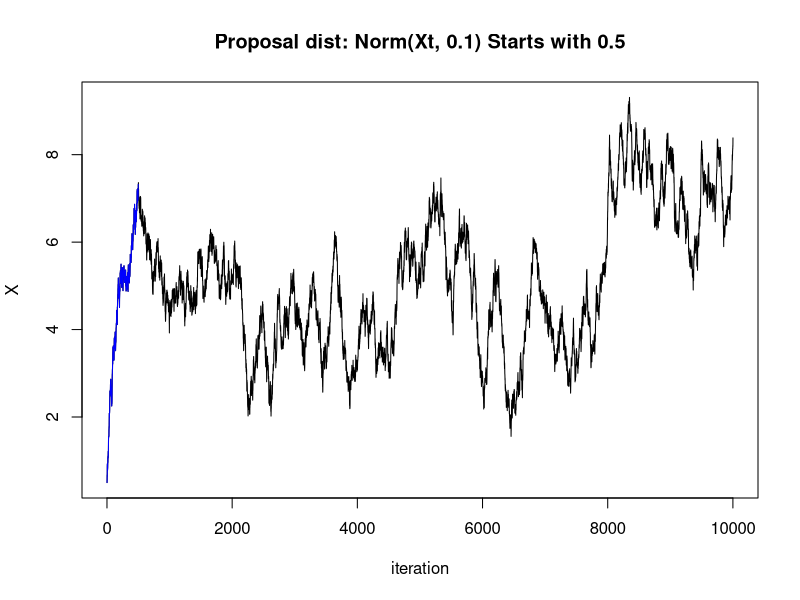
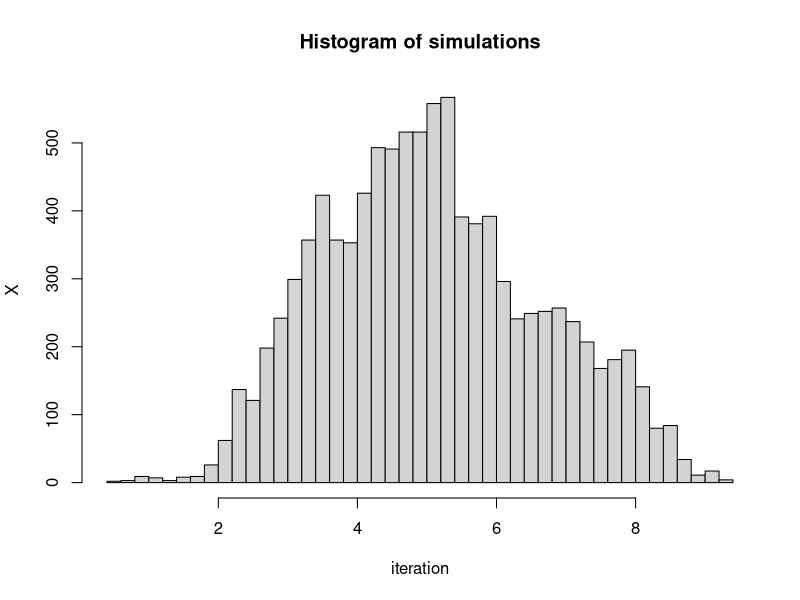
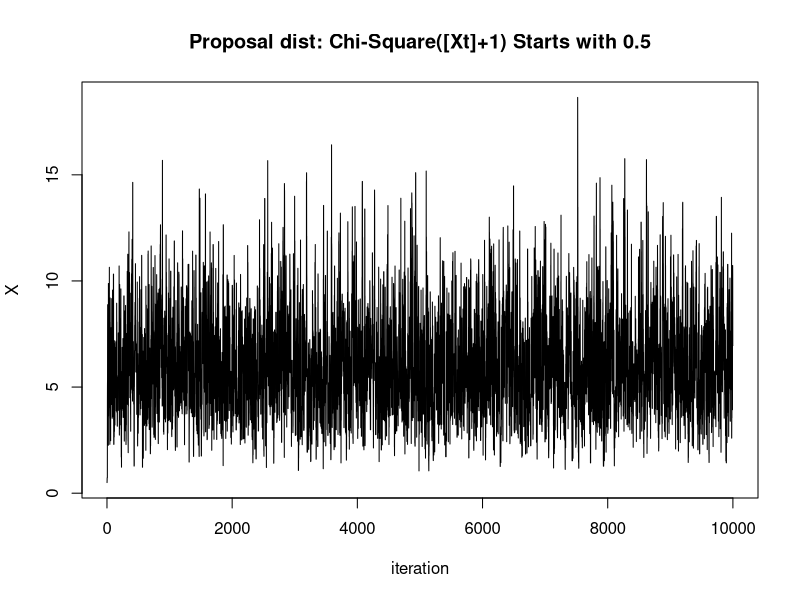
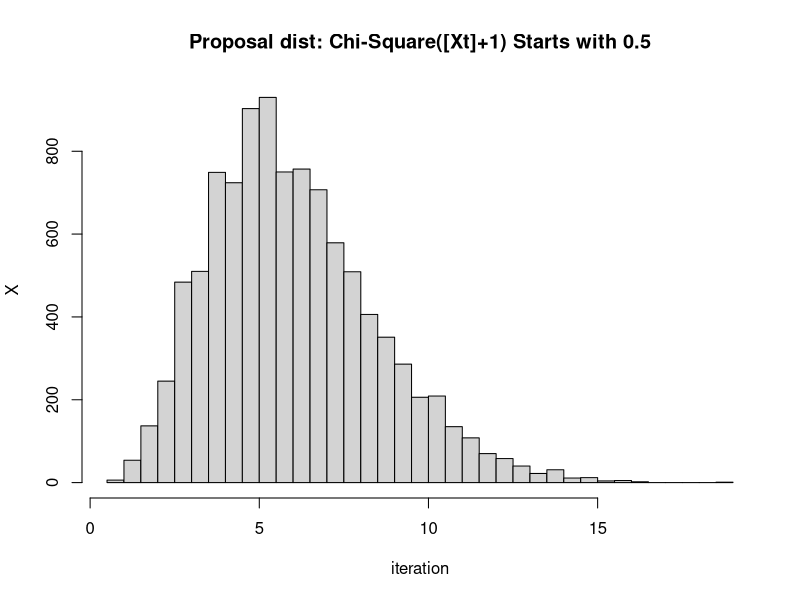
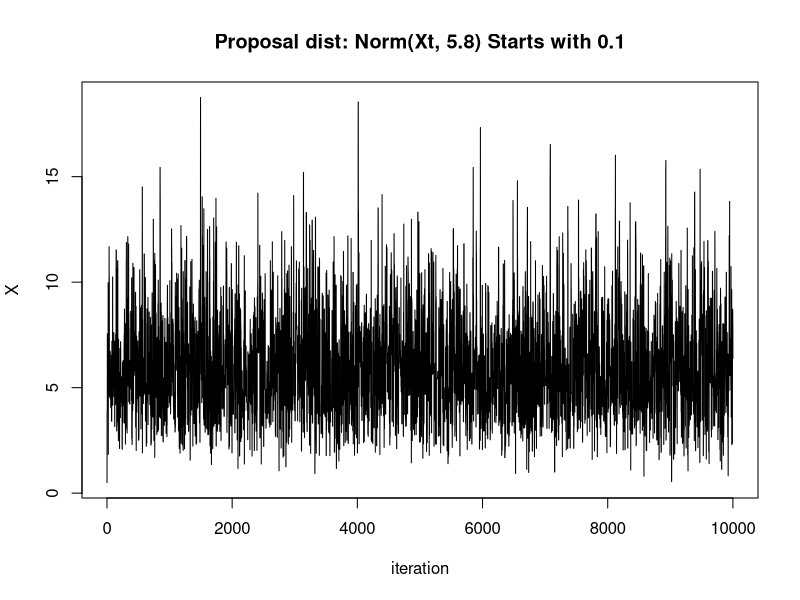
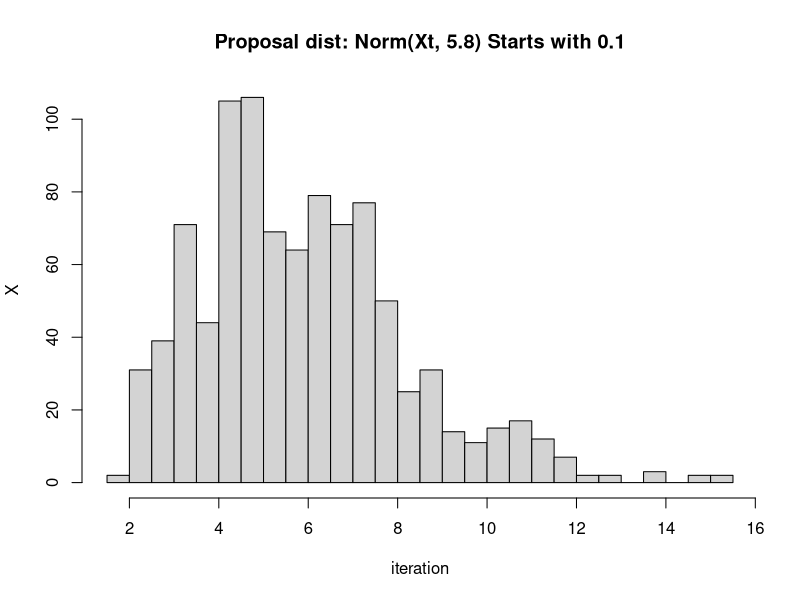
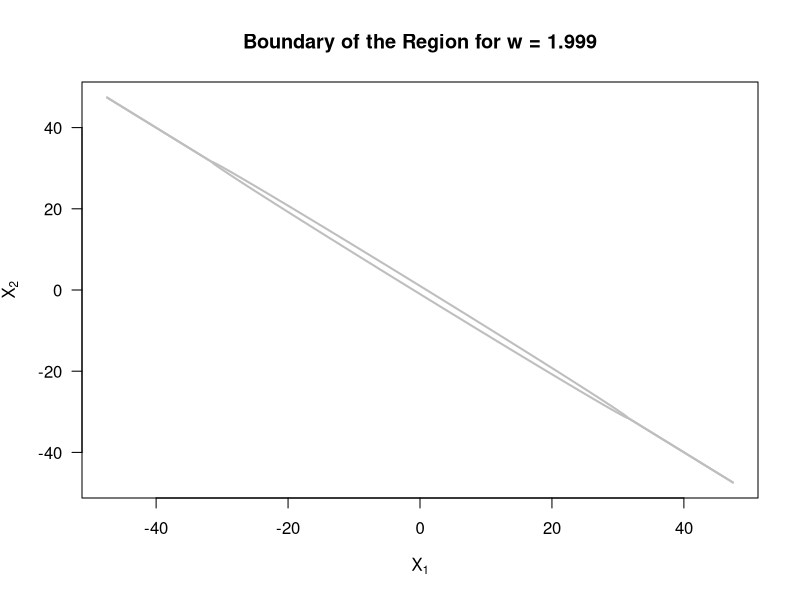
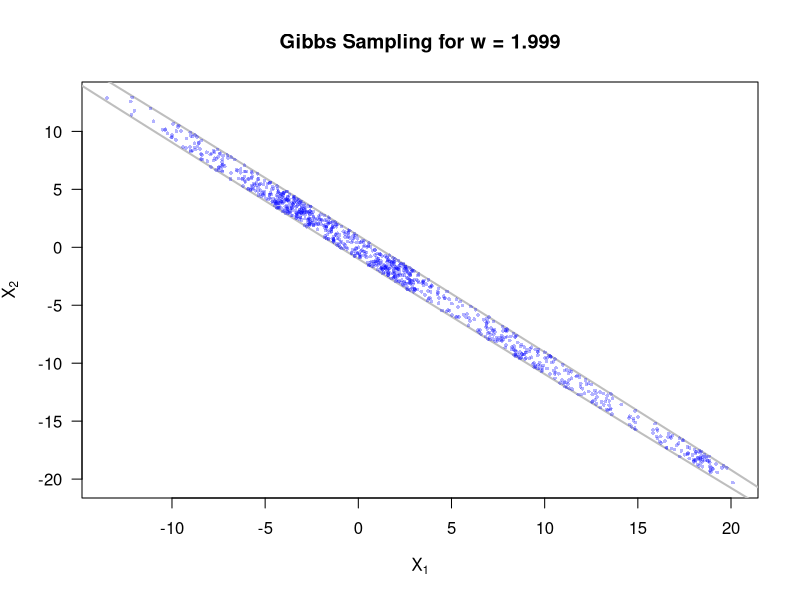

Recreate these plots in R, in order.
## ---- chunk 1
target = function(x){
  return(120*exp(-x)*x**5)
}

proposal = function(x, mu){
  dev = 0.1
  return(exp(-(x-mu)**2/(2*dev**2))/(sqrt(2*pi)*dev))
}

MH_norm = function(x0, n, dev=0.1){
  set.seed(12345)
  reject = 0
  x = rep(0, n+1)
  x[1] = x0
  for(t in 1:n){
    # sample from proposal 
    # proposal distribution is sysmmetric
    x_star = rnorm(1,x[t], dev)
    R = target(x_star)/target(x[t])
    u = runif(1)
    if(u < R) x[t+1] = x_star
    else{
      x[t+1] = x[t]
      reject = reject + 1
    }
  }
  
  return (list(c(1:(n+1)), x, reject*100/n))
}

MH_chi = function(x0, n){
  set.seed(12345)
  reject = 0
  x = rep(0, n+1)
  x[1] = x0
  for(t in 1:n){
    # sample from proposal 
    # proposal distribution is not sysmmetric
    # Ratio Target required
    # Ratio Proposal required
    x_star =rchisq(1, floor(x[t])+1)
    Rt = target(x_star)/target(x[t])
    Rp = dchisq(x[t], df = floor(x_star)+1) / dchisq(x_star, df = floor(x[t])+1)
    
    alpha = min(1, Rt * Rp)
    u = runif(1)
    if(u < alpha) x[t+1] = x_star
    else{
      x[t+1] = x[t]
      reject = reject + 1
    }
  }
  return (list(c(1:(n+1)), x, reject*100/n))
}

## ---- chunk 2
n=10000
res = MH_norm(x0=0.5, n)
iterations = res[[1]]
simulations = res[[2]]
reject_ratio = res[[3]] 
plot(iterations, simulations, type="l", main="Proposal dist: Norm(Xt, 0.1) Starts with 0.5",ylab="X", xlab="iteration")
lines(iterations[0:500], simulations[0:500], col="blue")
## ---- chunk 3
hist(simulations, breaks=40,ylab="X", xlab="iteration")
## ---- chunk 4
res1 = MH_chi(x0=0.5, n)
iterations1 = res1[[1]]
simulations1 = res1[[2]]
reject_ratio1 = res1[[3]] 
plot(iterations1, simulations1, type="l", main="Proposal dist: Chi-Square([Xt]+1) Starts with 0.5", xlab="iteration",ylab="X")
## ---- chunk 5
hist(simulations1, breaks=40, main="Proposal dist: Chi-Square([Xt]+1) Starts with 0.5", xlab="iteration",ylab="X")
## ---- chunk 6
res_cus = MH_norm(x0=0.5, n, dev=5.8)
it_cus = res_cus[[1]]
sim_cus = res_cus[[2]]
rr_cus = res_cus[[3]] 
plot(it_cus, sim_cus, type="l", main="Proposal dist: Norm(Xt, 5.8) Starts with 0.1", xlab="iteration", ylab="X")
## ---- chunk 7
hist(sim_cus[51:1001], breaks=40, ylab="X", xlab="iteration", main="Proposal dist: Norm(Xt, 5.8) Starts with 0.1")
## ---- chunk 8

data = data.frame(accptance_rate =as.character(100 -  c(reject_ratio, reject_ratio1, rr_cus)))
data$accptance_rate = paste0(data$accptance_rate, "%")
row.names(data) = c("norm(xt, 0.1)", "chi-square([xt]+1)", "norm(xt, 5.8)")
library(knitr)
library(kableExtra)

kable(t(data), caption="Compare the accpetance rate")
## ---- chunk 9
p1 = round(mean(simulations[51:1001]),2)
p2 = round(mean(simulations1[51:1001]),2)
p3 = round(mean(sim_cus[51:1001]),2)
p = data.frame(c(p1, p2, p3))
row.names(p) = c("norm(xt, 0.1)", "chi-square([xt]+1)", "norm(xt, 5.8)")
colnames(p) = c("expectation")
kable(t(p), caption="Compare the estimation of expectation")
## ---- chunk 10
w <- 1.999  
xv <- seq(-1.5, 1.5, by=0.01) * 1/sqrt(1 - w^2 / 4)

plot(xv, xv, type="n", xlab=expression(X[1]), ylab=expression(X[2]), las=1,
     main="Boundary of the Region for w = 1.999")

lines(xv, -(w/2)*xv - sqrt(pmax(0, 1 - (1 - w^2/4) * xv^2)), lwd=2, col="gray")

lines(xv, -(w/2)*xv + sqrt(pmax(0, 1 - (1 - w^2/4) * xv^2)), lwd=2, col="gray")
## ---- chunk 11

# Set parameter w
w <- 1.999  

# Number of iterations
n <- 1000   

# Initialize storage matrix
samples <- matrix(0, n, 2)  

# Start at the origin
samples[1, ] <- c(0, 0)

# Gibbs Sampling
for (step in 2:n) {
  # Sample X1 given X2
  prev_x2 <- samples[step-1, 2]
  coef_a <- 1
  coef_b <- w * prev_x2
  coef_c <- prev_x2^2 - 1
  delta <- coef_b^2 - 4 * coef_a * coef_c
  if (delta < 0) {
    x1_range <- c(-1, 1)  
  } else {
    x1_range <- sort(c((-coef_b - sqrt(delta)) / (2 * coef_a), 
                       (-coef_b + sqrt(delta)) / (2 * coef_a)))
  }
  new_x1 <- runif(1, x1_range[1], x1_range[2])
  
  # Store X1 before sampling X2
  samples[step, 1] <- new_x1
  
  # Sample X2 given X1
  coef_a <- 1
  coef_b <- w * new_x1
  coef_c <- new_x1^2 - 1
  delta <- coef_b^2 - 4 * coef_a * coef_c
  if (delta < 0) {
    x2_range <- c(-1, 1)  
  } else {
    x2_range <- sort(c((-coef_b - sqrt(delta)) / (2 * coef_a), 
                       (-coef_b + sqrt(delta)) / (2 * coef_a)))
  }
  new_x2 <- runif(1, x2_range[1], x2_range[2])
  
  # Store the new sample
  samples[step, 2] <- new_x2
}

# Determine axis limits dynamically
x_lim <- range(samples[,1], na.rm=TRUE)
y_lim <- range(samples[,2], na.rm=TRUE)

# Define boundary ellipse for plotting
xv <- seq(-1.5, 1.5, by=0.01) * 1/sqrt(1 - w^2 / 4)

# Plot the samples inside the valid region
plot(xv, xv, type="n", xlab=expression(X[1]), ylab=expression(X[2]), las=1,
     xlim=x_lim, ylim=y_lim, main="Gibbs Sampling for w = 1.999")

# Draw boundary of the valid region
lines(xv, -(w/2) * xv - sqrt(pmax(0, 1 - (1 - w^2/4) * xv^2)), lwd=2, col="gray")
lines(xv, -(w/2) * xv + sqrt(pmax(0, 1 - (1 - w^2/4) * xv^2)), lwd=2, col="gray")

# Overlay Gibbs sampled points
points(samples[, 1], samples[, 2], pch=16, col=rgb(0, 0, 1, 0.3), cex=0.5)

# Compute and display P(X1 > 0)
prob_x1_positive <- mean(samples[, 1] > 0)
cat("Estimated P(X1 > 0):", prob_x1_positive, "\n")
